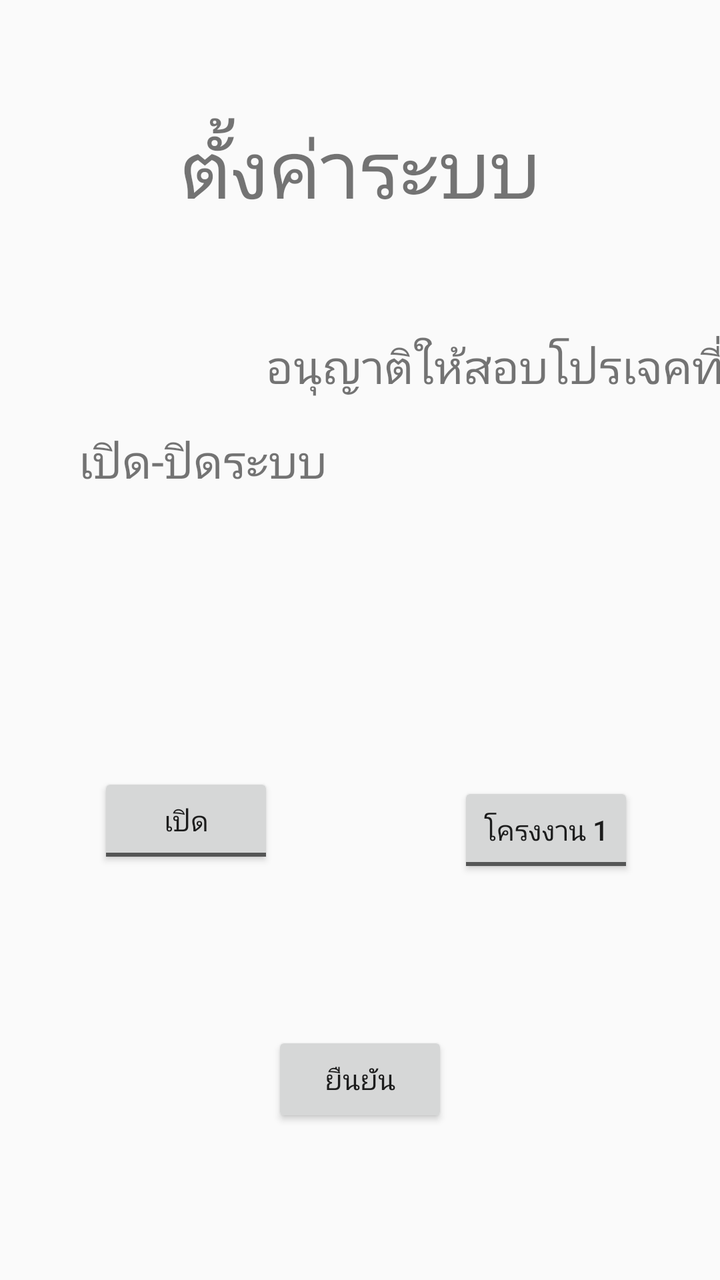
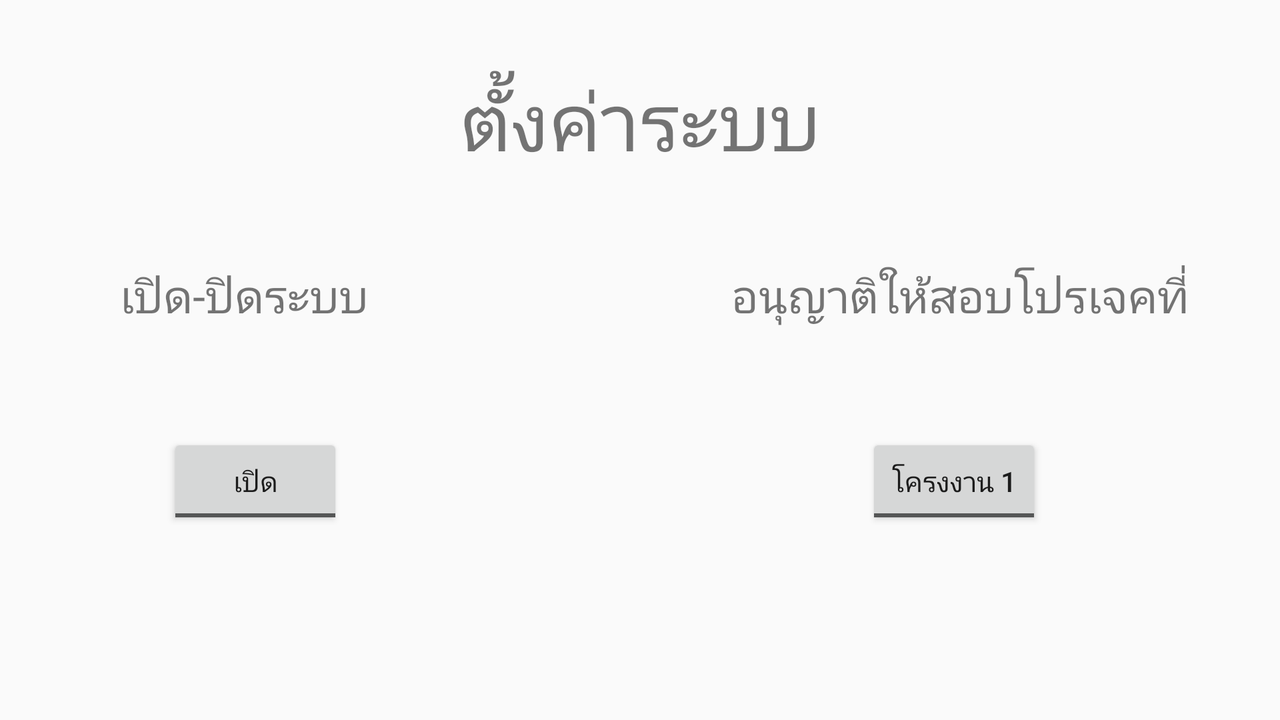

An Android layout and its configuration variant, each rendered on a device that would load it. The default file and the variant file are quoted in full after the pictures.
<!-- AndroidManifest.xml: application theme AppTheme -->
<!-- res/layout/activity_setting.xml -->
<?xml version="1.0" encoding="utf-8"?>
<android.support.constraint.ConstraintLayout xmlns:android="http://schemas.android.com/apk/res/android"
    xmlns:app="http://schemas.android.com/apk/res-auto"
    xmlns:tools="http://schemas.android.com/tools"
    android:layout_width="match_parent"
    android:layout_height="match_parent"
    tools:context=".SettingActivity">

    <TextView
        android:id="@+id/textView"
        android:layout_width="wrap_content"
        android:layout_height="wrap_content"
        android:layout_marginStart="8dp"
        android:layout_marginLeft="8dp"
        android:layout_marginTop="8dp"
        android:layout_marginEnd="8dp"
        android:layout_marginRight="8dp"
        android:layout_marginBottom="8dp"
        android:text="ตั้งค่าระบบ"
        android:textSize="40dp"
        app:layout_constraintBottom_toBottomOf="parent"
        app:layout_constraintEnd_toEndOf="parent"
        app:layout_constraintStart_toStartOf="parent"
        app:layout_constraintTop_toTopOf="parent"
        app:layout_constraintVertical_bias="0.085" />

    <TextView
        android:id="@+id/textView1"
        android:layout_width="wrap_content"
        android:layout_height="wrap_content"
        android:layout_marginStart="8dp"
        android:layout_marginLeft="8dp"
        android:layout_marginTop="8dp"
        android:layout_marginEnd="8dp"
        android:layout_marginRight="8dp"
        android:layout_marginBottom="8dp"
        android:text="เปิด-ปิดระบบ"
        android:textSize="23dp"
        app:layout_constraintBottom_toBottomOf="parent"
        app:layout_constraintEnd_toEndOf="parent"
        app:layout_constraintHorizontal_bias="0.143"
        app:layout_constraintStart_toStartOf="parent"
        app:layout_constraintTop_toBottomOf="@+id/textView"
        app:layout_constraintVertical_bias="0.198" />

    <TextView
        android:id="@+id/textView2"
        android:layout_width="wrap_content"
        android:layout_height="wrap_content"
        android:layout_marginStart="8dp"
        android:layout_marginLeft="8dp"
        android:layout_marginTop="8dp"
        android:layout_marginEnd="8dp"
        android:layout_marginRight="8dp"
        android:layout_marginBottom="8dp"
        android:text="อนุญาติให้สอบโปรเจคที่"
        android:textSize="23dp"
        app:layout_constraintBottom_toBottomOf="parent"
        app:layout_constraintEnd_toEndOf="parent"
        app:layout_constraintHorizontal_bias="0.798"
        app:layout_constraintStart_toEndOf="@+id/textView1"
        app:layout_constraintTop_toBottomOf="@+id/textView"
        app:layout_constraintVertical_bias="0.1" />

    <ToggleButton
        android:id="@+id/systemToggleButton"
        android:layout_width="wrap_content"
        android:layout_height="wrap_content"
        android:layout_marginStart="8dp"
        android:layout_marginLeft="8dp"
        android:layout_marginTop="8dp"
        android:layout_marginEnd="8dp"
        android:layout_marginRight="8dp"
        android:layout_marginBottom="8dp"
        android:textOff="เปิด"
        android:textOn="ปิด"
        app:layout_constraintBottom_toBottomOf="parent"
        app:layout_constraintEnd_toEndOf="parent"
        app:layout_constraintHorizontal_bias="0.16"
        app:layout_constraintStart_toStartOf="parent"
        app:layout_constraintTop_toBottomOf="@+id/textView1"
        app:layout_constraintVertical_bias="0.4" />

    <ToggleButton
        android:id="@+id/testToggleButton"
        android:layout_width="wrap_content"
        android:layout_height="wrap_content"
        android:layout_marginStart="8dp"
        android:layout_marginLeft="8dp"
        android:layout_marginTop="8dp"
        android:layout_marginEnd="8dp"
        android:layout_marginRight="8dp"
        android:layout_marginBottom="8dp"
        android:textOff="โครงงาน 1"
        android:textOn="โครงงาน 2"
        app:layout_constraintBottom_toBottomOf="parent"
        app:layout_constraintEnd_toEndOf="parent"
        app:layout_constraintHorizontal_bias="0.705"
        app:layout_constraintStart_toEndOf="@+id/systemToggleButton"
        app:layout_constraintTop_toBottomOf="@+id/textView2"
        app:layout_constraintVertical_bias="0.488" />

    <Button
        android:id="@+id/button"
        android:layout_width="wrap_content"
        android:layout_height="wrap_content"
        android:layout_marginStart="8dp"
        android:layout_marginLeft="8dp"
        android:layout_marginTop="8dp"
        android:layout_marginEnd="8dp"
        android:layout_marginRight="8dp"
        android:layout_marginBottom="8dp"
        android:text="ยืนยัน"
        app:layout_constraintBottom_toBottomOf="parent"
        app:layout_constraintEnd_toEndOf="parent"
        app:layout_constraintStart_toStartOf="parent"
        app:layout_constraintTop_toBottomOf="@+id/testToggleButton" />

</android.support.constraint.ConstraintLayout>
<!-- resources referenced by this layout -->
<resources>
  <style name="AppTheme" parent="Theme.AppCompat.Light.DarkActionBar">
          
          <item name="colorPrimary">@color/colorPrimary</item>
          <item name="colorPrimaryDark">@color/colorPrimaryDark</item>
          <item name="colorAccent">@color/colorAccent</item>
      </style>
</resources>
<!-- res/layout-land/activity_setting.xml (the repository's variant of the layout above) -->
<!-- drawn on the phone turned sideways -->
<?xml version="1.0" encoding="utf-8"?>
<android.support.constraint.ConstraintLayout xmlns:android="http://schemas.android.com/apk/res/android"
    xmlns:app="http://schemas.android.com/apk/res-auto"
    xmlns:tools="http://schemas.android.com/tools"
    android:layout_width="match_parent"
    android:layout_height="match_parent"
    tools:context=".SettingActivity">

    <TextView
        android:id="@+id/textView"
        android:layout_width="wrap_content"
        android:layout_height="wrap_content"
        android:layout_marginStart="8dp"
        android:layout_marginLeft="8dp"
        android:layout_marginTop="8dp"
        android:layout_marginEnd="8dp"
        android:layout_marginRight="8dp"
        android:layout_marginBottom="8dp"
        android:text="ตั้งค่าระบบ"
        android:textSize="40dp"
        app:layout_constraintBottom_toBottomOf="parent"
        app:layout_constraintEnd_toEndOf="parent"
        app:layout_constraintStart_toStartOf="parent"
        app:layout_constraintTop_toTopOf="parent"
        app:layout_constraintVertical_bias="0.085" />

    <TextView
        android:id="@+id/textView1"
        android:layout_width="wrap_content"
        android:layout_height="wrap_content"
        android:layout_marginStart="8dp"
        android:layout_marginTop="8dp"
        android:layout_marginEnd="8dp"
        android:layout_marginBottom="8dp"
        android:text="เปิด-ปิดระบบ"
        android:textSize="23dp"
        app:layout_constraintBottom_toBottomOf="parent"
        app:layout_constraintEnd_toEndOf="parent"
        app:layout_constraintHorizontal_bias="0.104"
        app:layout_constraintStart_toStartOf="parent"
        app:layout_constraintTop_toBottomOf="@+id/textView"
        app:layout_constraintVertical_bias="0.161" />

    <TextView
        android:id="@+id/textView2"
        android:layout_width="wrap_content"
        android:layout_height="wrap_content"
        android:layout_marginStart="8dp"
        android:layout_marginTop="8dp"
        android:layout_marginEnd="8dp"
        android:layout_marginBottom="8dp"
        android:text="อนุญาติให้สอบโปรเจคที่"
        android:textSize="23dp"
        app:layout_constraintBottom_toBottomOf="parent"
        app:layout_constraintEnd_toEndOf="parent"
        app:layout_constraintHorizontal_bias="0.822"
        app:layout_constraintStart_toEndOf="@+id/textView1"
        app:layout_constraintTop_toBottomOf="@+id/textView"
        app:layout_constraintVertical_bias="0.161" />

    <ToggleButton
        android:id="@+id/systemToggleButton"
        android:layout_width="wrap_content"
        android:layout_height="wrap_content"
        android:layout_marginStart="8dp"
        android:layout_marginTop="8dp"
        android:layout_marginEnd="8dp"
        android:layout_marginBottom="8dp"
        android:textOff="เปิด"
        android:textOn="ปิด"
        app:layout_constraintBottom_toBottomOf="parent"
        app:layout_constraintEnd_toEndOf="parent"
        app:layout_constraintHorizontal_bias="0.141"
        app:layout_constraintStart_toStartOf="parent"
        app:layout_constraintTop_toBottomOf="@+id/textView1"
        app:layout_constraintVertical_bias="0.34" />

    <ToggleButton
        android:id="@+id/testToggleButton"
        android:layout_width="wrap_content"
        android:layout_height="wrap_content"
        android:layout_marginStart="8dp"
        android:layout_marginTop="8dp"
        android:layout_marginEnd="8dp"
        android:layout_marginBottom="8dp"
        android:textOff="โครงงาน 1"
        android:textOn="โครงงาน 2"
        app:layout_constraintBottom_toBottomOf="parent"
        app:layout_constraintEnd_toEndOf="parent"
        app:layout_constraintHorizontal_bias="0.695"
        app:layout_constraintStart_toEndOf="@+id/systemToggleButton"
        app:layout_constraintTop_toBottomOf="@+id/textView2"
        app:layout_constraintVertical_bias="0.341" />

</android.support.constraint.ConstraintLayout>
